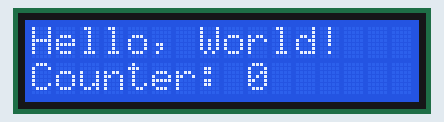
Simulated run of this sketch. Board: ESP32. Parts: 16×2 character LCD. What the sketch prints to the serial monitor is not drawn.

Above: at 0.1 s.
At 4.1 s:
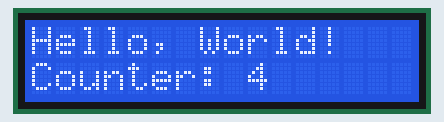
At 9.2 s:
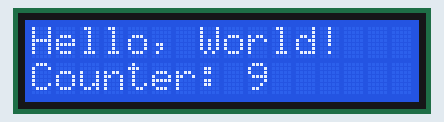
At 19.2 s:
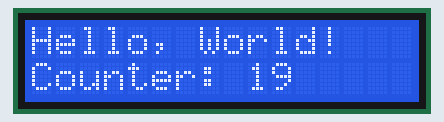
At 29.3 s:
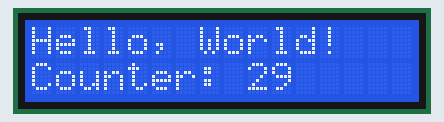
At 38.3 s:
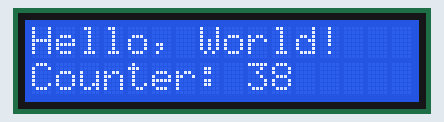

The sketch:

020_lcd_1602.ino
```cpp
/**********************************************************************
* Filename    : 020_lcd_1602
* Description : Using I2C protocol to control the display
* characters of LCD 1602.
* Auther      : Alternatives Solutions
* Modification: 2026/03/10
**********************************************************************/

#include <LiquidCrystal_I2C.h>
#include <Wire.h>

// I2C Pin
const int SDA_PIN = 15;
const int SCL_PIN = 13;

const int DELAY_TIME = 1000;
const bool IS_DEBUG = false;

// LCD param - Start with 0x27, we will change it if needed
int lcdAddr = 0x27;
const int LCD_COL = 16;
const int LCD_ROW = 2;

// We create the object once
LiquidCrystal_I2C lcd(lcdAddr, LCD_COL, LCD_ROW);

// the setup function runs once when you press reset or power the board
void setup() {
  Serial.begin(115200);
  Wire.begin(SDA_PIN, SCL_PIN); //attach I2C pins

  // Check if 0x27 responds. If not, we assume 0x3F.
  // Note: Since we can't easily "re-map" the object address here,
  // it's best to verify your 0x27 address manually first.
  if (!i2CAddrTest(lcdAddr)) {
    Serial.println("LCD not found at 0x27, trying 0x3F logic...");
    // If you REALLY want auto-addressing, you'd need a pointer,
    // but for now, let's stick to the address we know works (0x27).

    //ldc = LiquidCrystal_I2C(0x3F, LDC_COL, LDC_ROW);
  }
  lcd.init();       //LCD driver initialisation
  lcd.backlight();  //Open the backlight
  lcd.setCursor(0,0);   //set the cursor et Row 0 and Column 0
  lcd.print("Hello, World!"); //print specified message on the LCD


  Serial.println("\nESP32 Wrover initialization completed!");
}

// the loop function runs over and over again forever
void loop() {
  //
  lcd.setCursor(9, 1); // Move cursor right after "Counter: "
  lcd.print(millis() / 1000);

  // Note: We don't need to re-print "Counter: " every loop
  // unless we clear the screen.
  if(millis() % 5000 < 1000) { // Just a little trick to show it's alive
     lcd.setCursor(0,1);
     lcd.print("Counter: ");
  }
  delay(DELAY_TIME);

}


bool i2CAddrTest(uint8_t addr) {
  Wire.beginTransmission(addr);
  return (0 == Wire.endTransmission());
}


/*
#include <Wire.h>

void setup() {
  Wire.begin(15, 13);
  Serial.begin(115200);
  Serial.println("\nI2C Scanner");
}

void loop() {
  byte error, address;
  int nDevices = 0;
  for(address = 1; address < 127; address++ ) {
    Wire.beginTransmission(address);
    error = Wire.endTransmission();
    if (error == 0) {
      Serial.print("I2C device found at address 0x");
      if (address < 16) Serial.print("0");
      Serial.println(address, HEX);
      nDevices++;
    }
  }
  if (nDevices == 0) Serial.println("No I2C devices found\n");
  delay(5000);
}

*/

/*
#include <Wire.h>
#include <LiquidCrystal_I2C.h>

// Set the LCD address to 0x27 based on your scanner result
LiquidCrystal_I2C lcd(0x27, 16, 2);

void setup() {
  // IMPORTANT: Tell the ESP32 to use your specific pins for I2C
  Wire.begin(15, 13);

  // Initialize the LCD
  lcd.init();

  // Turn on the backlight
  lcd.backlight();

  // Print your success message!
  lcd.setCursor(0, 0);
  lcd.print("I2C Found: 0x27");

  lcd.setCursor(0, 1);
  lcd.print("Pins: 15 & 13");
}

void loop() {
  // The screen stays static
}
*/

/*
#include <Wire.h>
#include <LiquidCrystal_I2C.h>

LiquidCrystal_I2C lcd(0x27, 16, 2);
int counter = 0;

void setup() {
  Wire.begin(15, 13);
  lcd.init();
  lcd.backlight();

  lcd.setCursor(0, 0);
  lcd.print("System Active!");
}

void loop() {
  lcd.setCursor(0, 1); // Move to the second line
  lcd.print("Count: ");
  lcd.print(counter);

  // Important: Add spaces at the end to "clear" old digits
  // Otherwise, when 10 becomes 9, you might see "90"
  lcd.print("     ");

  counter++;
  delay(500);
}
*/
```

Measured:
- what the display in image 1 shows lasts 1.0 s, from 4.1 s to 5.1 s
